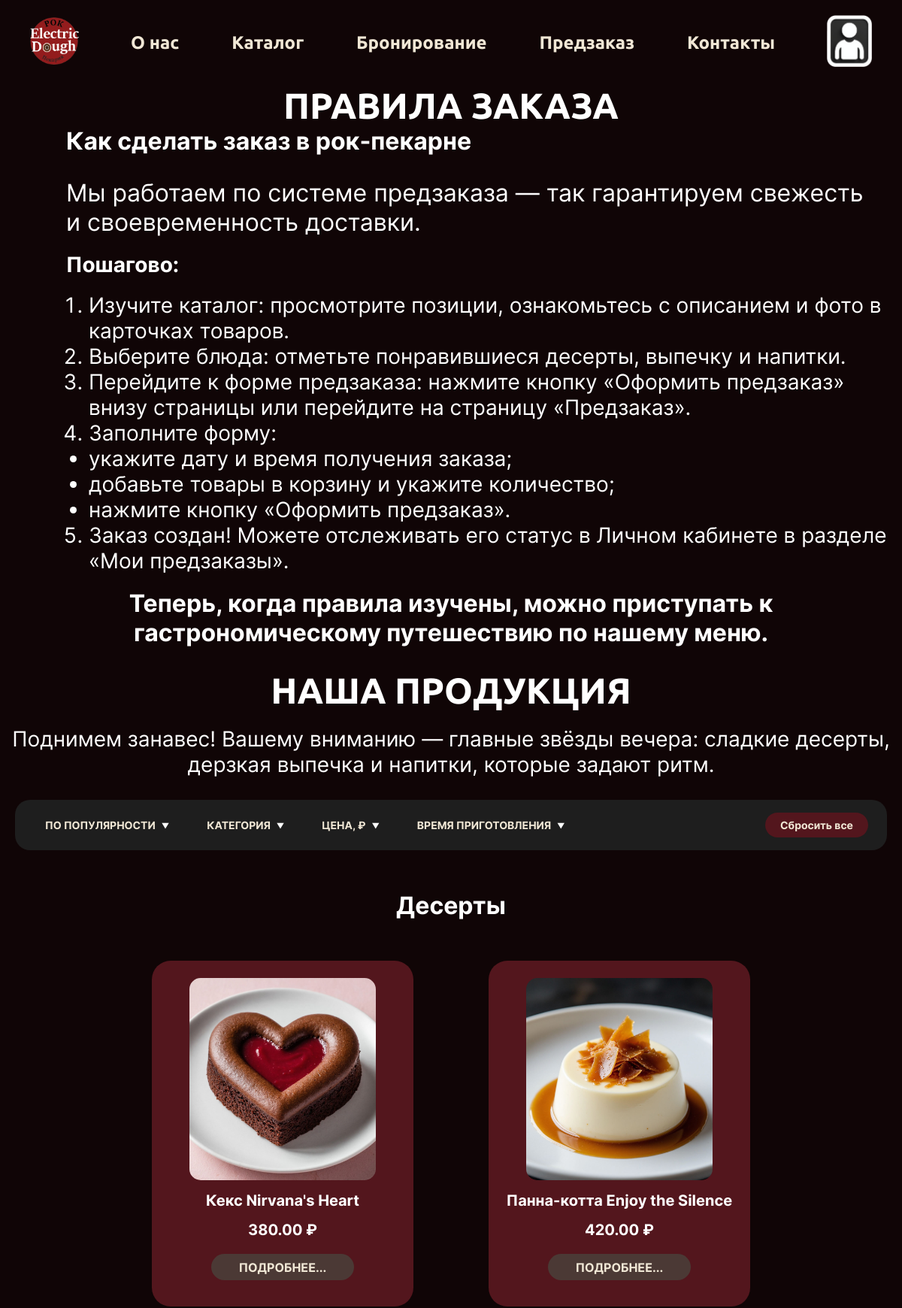
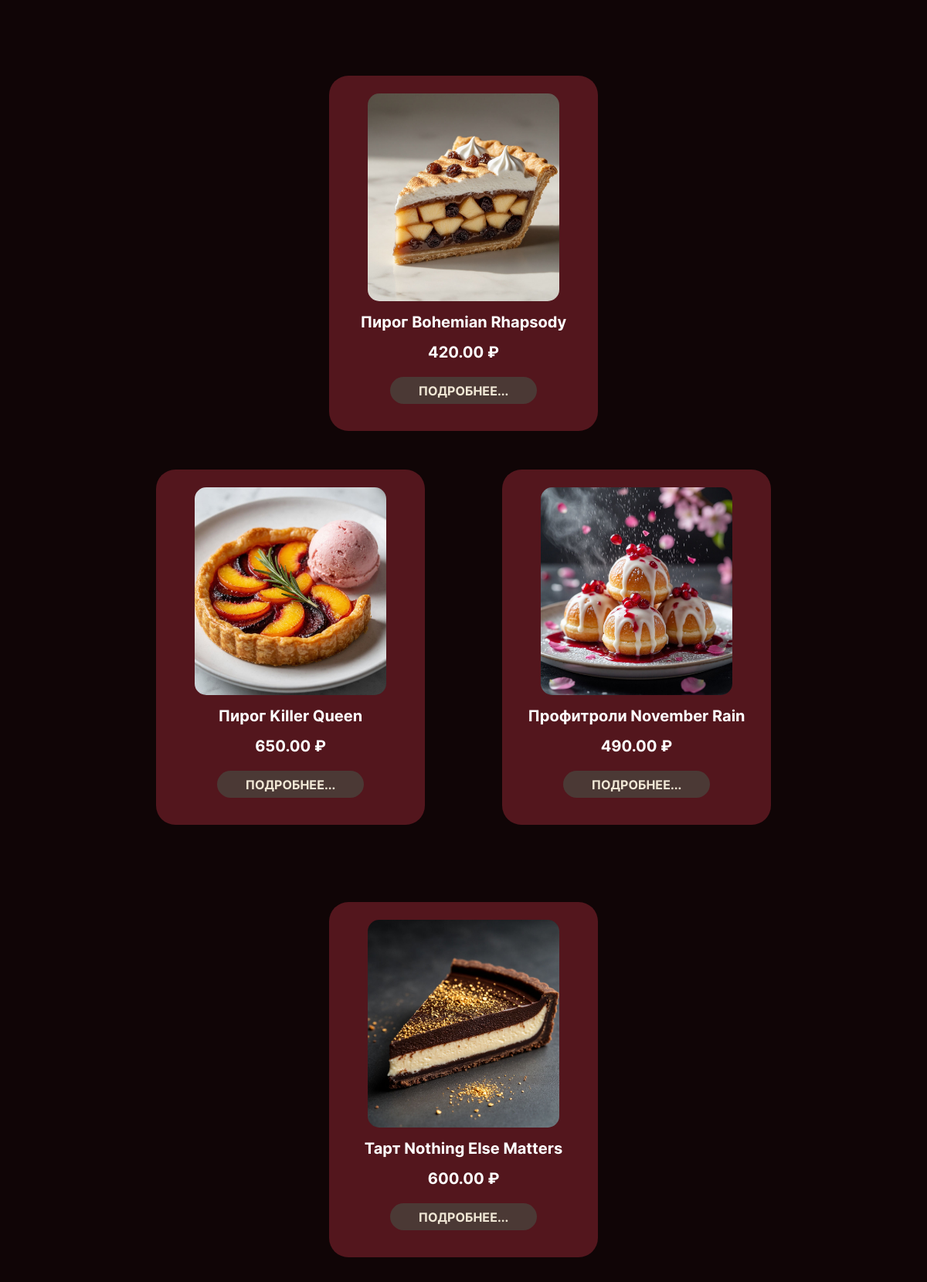
Screenshot of /catalog.php (upper part) with the database file from the repository (2 pictures, top to bottom).
### tables this page shows
CREATE TABLE `products` (
  `ID_product` int NOT NULL,
  `Name` varchar(255) NOT NULL,
  `Description` text,
  `Full_description` text,
  `Price` decimal(10,2) NOT NULL,
  `Category` varchar(100) NOT NULL,
  `Image` varchar(255) DEFAULT NULL,
  `Ingredients` text,
  `Weight` varchar(50) DEFAULT NULL,
  `Status` enum('available','unavailable') DEFAULT 'available',
  `Created_at` timestamp NOT NULL DEFAULT CURRENT_TIMESTAMP
);

### catalog.php (the view, shortened to what this page needs)
<?php
require_once 'db.php';
$products_query = "
    SELECT * FROM products
    WHERE Status = 'available'
    ORDER BY
        CASE Category
            WHEN 'Десерты' THEN 1
            WHEN 'Выпечка' THEN 2
            WHEN 'Напитки' THEN 3
            ELSE 4
        END,
        Name";
$products_result = $conn->query($products_query);
$all_products = [];
while ($product = $products_result->fetch_assoc()) {
    $all_products[] = $product;
}
$products_by_category = [];
foreach ($all_products as $product) {
    $products_by_category[$product['Category']][] = $product;
}
$categories = array_keys($products_by_category);
?>
<!DOCTYPE html>
<html lang="ru">
<head>
    <link rel="stylesheet" href="font.css">
    <link rel="stylesheet" href="css/variables.css">
    <link rel="stylesheet" href="css/styles.css">
</head>
<body>
    <header class="header">
        <div class="logo">
            <a href="index.php">
                <img src="IMG/logo.png" alt="Логотип бренда" width="65px">
            </a>
        </div>
        <nav class="menu">
            <ul>
                <li><a href="aboutus.php">О нас</a></li>
                <li><a href="catalog.php">Каталог</a></li>
                <li><a href="booking.php">Бронирование</a></li>
                <li><a href="pre-order.php">Предзаказ</a></li>
                <li><a href="contacts.php">Контакты</a></li>
            </ul>
        </nav>
        <div class="account">
            <a href="account.php">
                <img src="IMG/avatar.png" alt="Личный кабинет" width="60px">
            </a>
        </div>
    </header>
    <main>
        <section class="order-rules">
            <h1 class="block__heading">Правила заказа</h1>
            <div class="order-rules__info">
                <h2 class="block__subtitle">Как сделать заказ в рок‑пекарне</h2>
                <p class="block__intro-phrase">Мы работаем по системе предзаказа — так гарантируем свежесть и своевременность доставки.</p>
                <h3 class="rules-list__title">Пошагово:</h3>
                <div class="order-rules__list">
                    <ol>
                        <li class="rules-list__item">Изучите каталог: просмотрите позиции, ознакомьтесь с описанием и фото в карточках товаров.</li>
                        <li class="rules-list__item">Выберите блюда: отметьте понравившиеся десерты, выпечку и напитки.</li>
                        <li class="rules-list__item">Перейдите к форме предзаказа: нажмите кнопку «Оформить предзаказ» внизу страницы или перейдите на страницу «Предзаказ».</li>
                        <li class="rules-list__item">Заполните форму:
                            <ul>
                                <li class="form-steps__item">укажите дату и время получения заказа;</li>
                                <li class="form-steps__item">добавьте товары в корзину и укажите количество;</li>
                                <li class="form-steps__item">нажмите кнопку «Оформить предзаказ».</li>
                            </ul>
                        </li>
                        <li class="rules-list__item">Заказ создан! Можете отслеживать его статус в Личном кабинете в разделе «Мои предзаказы».</li>
                    </ol>
                </div>
            </div>
        </section>
        <section class="our-products">
            <h2 class="block__subtitle">
                Теперь, когда правила изучены, можно приступать к
                гастрономическому путешествию по нашему меню.
            </h2>
            <h1 class="block__heading">
                Наша продукция
            </h1>
            <p class="our-products_text">
                Поднимем занавес! Вашему вниманию — главные звёзды вечера: сладкие десерты,<br>
                дерзкая выпечка и напитки, которые задают ритм.
            </p>
            <div class="filters-container">
                <div class="filters-bar">
                    <div class="filter-dropdown">
                        <button class="filter-btn" onclick="toggleDropdown('popularityDropdown')">
                            ПО ПОПУЛЯРНОСТИ <span class="filter-arrow">▼</span>
                        </button>
                    </div>
                    <div class="filter-dropdown">
                        <button class="filter-btn" onclick="toggleDropdown('categoryDropdown')">
                            КАТЕГОРИЯ <span class="filter-arrow">▼</span>
                        </button>
                    </div>
                    <div class="filter-dropdown">
                        <button class="filter-btn" onclick="toggleDropdown('priceDropdown')">
                            ЦЕНА, ₽ <span class="filter-arrow">▼</span>
                        </button>
                    </div>
                    <div class="filter-dropdown">
                        <button class="filter-btn" onclick="toggleDropdown('timeDropdown')">
                            ВРЕМЯ ПРИГОТОВЛЕНИЯ <span class="filter-arrow">▼</span>
                        </button>
                    </div>
                    <button class="reset-filters-btn-filter" onclick="resetAllFilters()">Сбросить все</button>
                </div>
            </div>
            <div id="filteredProductsContainer">
                <?php foreach ($products_by_category as $category => $products): ?>
                    <h2 id="<?php echo strtolower($category); ?>" class="category-name" data-category="<?php echo htmlspecialchars($category); ?>">
                        <?php echo $category; ?>
                    </h2>
                    <?php
                    $product_chunks = array_chunk($products, 3);
                    foreach ($product_chunks as $chunk):
                    ?>
                        <div class="products_cards" data-category="<?php echo htmlspecialchars($category); ?>">
                            <?php foreach ($chunk as $product): ?>
                                <div class="product_item"
                                     data-id="<?php echo $product['ID_product']; ?>"
                                     data-name="<?php echo htmlspecialchars($product['Name']); ?>"
                                     data-category="<?php echo htmlspecialchars($product['Category']); ?>"
                                     data-price="<?php echo $product['Price']; ?>"
                                     data-cooking-time="<?php
                                        if ($product['Category'] == 'Напитки') echo 'fast';
                                        elseif (strpos($product['Name'], 'Сэндвич') !== false || strpos($product['Name'], 'Пиццетта') !== false) echo 'medium';
                                        elseif ($product['Category'] == 'Выпечка') echo 'medium';
                                        else echo 'medium';
                                     ?>">
                                    <img src="IMG/products/<?php echo $product['Image']; ?>"
                                         class="product-image"
                                         alt="<?php echo htmlspecialchars($product['Name']); ?>"
                                         onerror="this.src='IMG/placeholder.jpg'">
                                    <p class="item_name">
                                        <?php echo htmlspecialchars($product['Name']); ?>
                                    </p>
                                    <div class="product-price"><?php echo $product['Price']; ?> ₽</div>
                                    <a href="product.php?id=<?php echo $product['ID_product']; ?>">
                                        <button>подробнее...</button>
                                    </a>
                                </div>
                            <?php endforeach; ?>
                        </div>
                    <?php endforeach; ?>
                <?php endforeach; ?>
            </div>
        </section>
    </main>
</body>
</html>

### css/variables.css (style rules this page uses)
:root { --menu-font-family: "Ubuntu", serif; --page-heading-font:"Ubuntu",serif; --main-font-family: "Inter", sans-serif; --accent-font-family:"AbhayaLibre", sans-serif; --regular-font-weight:400; --bold-font-weight:700; --accent-font-color:#F0E7D5; --dark-brown-color:#4B3935; --dark-red-color: #53161D; --main-font-color:white; --button-hover-color:#8b3735; --special-button-hover: 0 5px 20px rgba(255, 107, 107, 0.4); --menu-link-hover:#ff6b6b; --user-action-card-bcgr:#1E1E1E; --min-font-size:16px; --second-min-font-size:20px; --menu-and-buttons-font-size:24px; --heading-font-size:48px; --subtitle-font-size:32px; --second-max-font-size:64px; --max-font-size:128px; --main-border-radius:25px; --form-border-radius:20px; }

### rows the page displays
products: Image (picture), Name "Кекс Nirvana's Heart", Price "380.00"
products: Image (picture), Name "Панна-котта Enjoy the Silence", Price "420.00"
products: Image (picture), Name "Пирог Bohemian Rhapsody", Price "420.00"
products: Image (picture), Name "Пирог Killer Queen", Price "650.00"
products: Image (picture), Name "Профитроли November Rain", Price "490.00"
products: Image (picture), Name "Тарт Nothing Else Matters", Price "600.00"

### other values shown
$category "Десерты"
